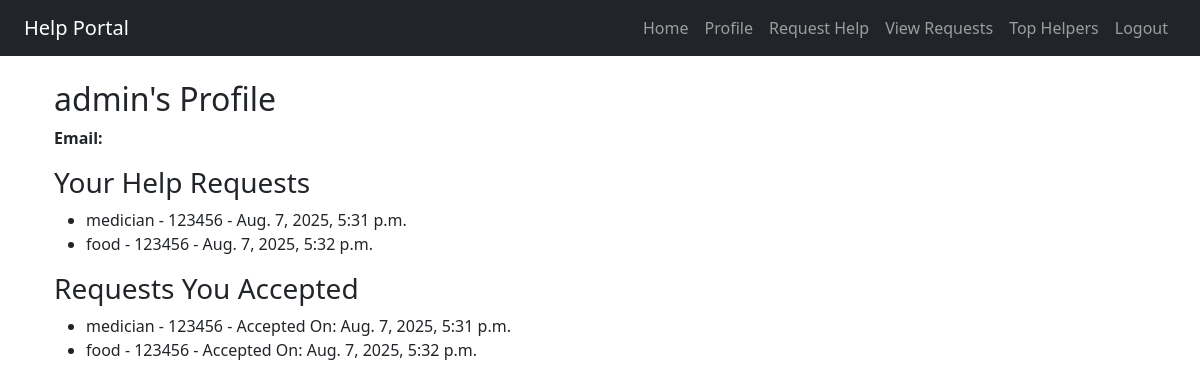
/profile/ (signed in), run on the app's committed database.
### mainapp/models.py (models this page shows, shortened)
class HelpRequest(models.Model):
    seeker = models.ForeignKey(User, on_delete=models.CASCADE, related_name='helprequests')  # Related name वापरल्यामुळे user.helprequests.all() मिळेल
    help_type = models.CharField(max_length=255)
    description = models.TextField()
    area = models.CharField(max_length=100)
    is_accepted = models.BooleanField(default=False)
    accepted_by = models.ForeignKey(User, on_delete=models.SET_NULL, null=True, blank=True, related_name='accepted_helpers')  # Helper साठी related_name
    created_at = models.DateTimeField(auto_now_add=True)

### mainapp/views.py (the view)
# urls.py: path('profile/', views.profile, name='profile'),
@login_required
def profile(request):
    user = request.user
    user_requests = HelpRequest.objects.filter(seeker=user)
    accepted_requests = HelpRequest.objects.filter(accepted_by=user)
    context = {
        'user': user,
        'user_requests': user_requests,
        'accepted_requests': accepted_requests
    }
    return render(request, 'mainapp/profile.html', context)

### mainapp/templates/mainapp/profile.html
{% extends 'mainapp/base.html' %}
{% block content %}
<div class="container">
    <h2>{{ user.username }}'s Profile</h2>
    <p><strong>Email:</strong> {{ user.email }}</p>
    <h3>Your Help Requests</h3>
    {% if user_requests %}
        <ul>
            {% for req in user_requests %}
                <li>{{ req.help_type }} - {{ req.area }} - {{ req.created_at }}</li>
            {% endfor %}
        </ul>
    {% else %}
        <p>You haven't created any help requests.</p>
    {% endif %}
    <h3>Requests You Accepted</h3>
    {% if accepted_requests %}
        <ul>
            {% for req in accepted_requests %}
                <li>{{ req.help_type }} - {{ req.area }} - Accepted On: {{ req.created_at }}</li>
            {% endfor %}
        </ul>
    {% else %}
        <p>You haven't accepted any requests yet.</p>
    {% endif %}
</div>
{% endblock %}

### data on the page
HelpRequest: help_type "medician", area "123456", created_at "Aug. 7, 2025, 5:31 p.m."
HelpRequest: help_type "food", area "123456", created_at "Aug. 7, 2025, 5:32 p.m."

### other printed values
{{ user.username }} "admin"
